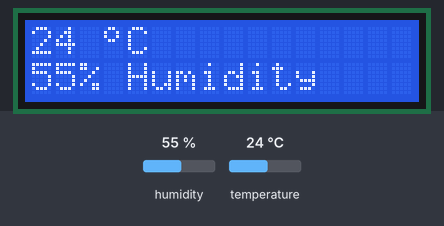
Recording of a sketch running on a simulated Arduino Uno, built with avr-gcc and run on an emulated ATmega328P. On the bench: 16×2 character LCD. The inputs (shaded band) are chosen by the test bench; at power-on: humidity 55 %, temperature 24 °C.

Above: at 5.2 s.
5.3 s: humidity set to 22 %
At 9.1 s:
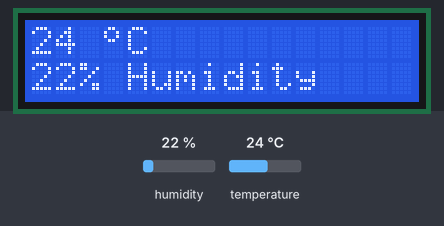
10.1 s: temperature set to 12 °C
At 12.5 s:
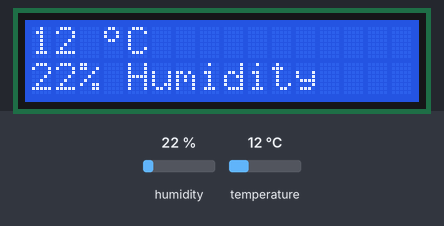
14.9 s: humidity set to 40 %
At 17.1 s:
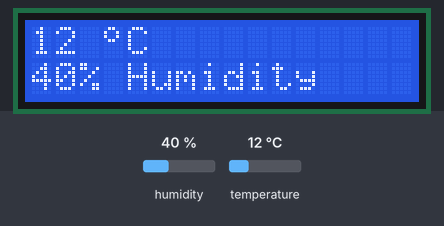
19.7 s: temperature set to 19 °C
At 21.7 s:
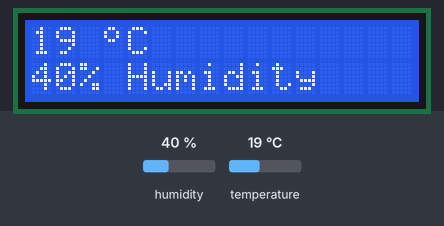
Timing chart, 0 to 23.2 s (numbered marks = the images above; inputs shaded):
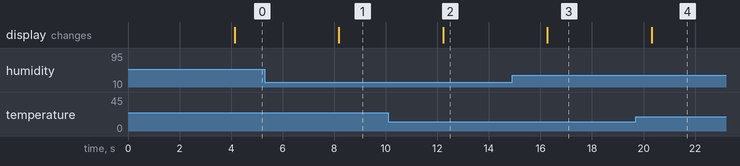

The sketch:

termometro_lcd_dht11.ino
```cpp
#include <Wire.h>
#include <LiquidCrystal_I2C.h>
#include <SimpleDHT.h>

// lcd library:
// https://bitbucket.org/fmalpartida/new-liquidcrystal
// wiring pin lcd:
// GND, VCC, SCL=A5, SDA=A4 (analogic pins)
// wiring pin DHT11:
// GND, VCC, DATA=D2 (digital pins)

#define I2C_ADDR 0x3F
#define BACKLIGHT_PIN 3
#define En_pin 2
#define Rw_pin 1
#define Rs_pin 0
#define D4_pin 4
#define D5_pin 5
#define D6_pin 6
#define D7_pin 7

#define DHTPIN 2 // define digital pin for DHT11 signal
SimpleDHT11 dht11;

LiquidCrystal_I2C lcd(I2C_ADDR,En_pin,Rw_pin,Rs_pin,D4_pin,D5_pin,D6_pin,D7_pin);

void setup() {
  lcd.begin(16,2);
  lcd.setBacklightPin(BACKLIGHT_PIN,POSITIVE);
  lcd.setBacklight(HIGH);

  byte deg[8] = {  // define "°" character
  0b01100,
  0b10010,
  0b10010,
  0b01100,
  0b00000,
  0b00000,
  0b00000,
  0b00000
};

  lcd.createChar(1, deg);

  lcd.home ();
  lcd.print("Waiting for");
  lcd.setCursor(0,1);
  lcd.print("DHT11 sensor");
  delay(4000); // waiting time for DHT11 startup
  lcd.clear();
}

void loop() {

  byte temp = 0;
  byte umid = 0;
  int err = SimpleDHTErrSuccess;  //checking DHT11 sensor
  if ((err = dht11.read(DHTPIN, &temp, &umid, NULL)) != SimpleDHTErrSuccess) {   // checking DHT11 sensor
    lcd.clear();
    lcd.setCursor(0,0);
    lcd.print("Read DHT11 failed, err=");
    lcd.setCursor(0,1);
    lcd.print(err);
    delay(1000);
    return;
  }

// code below is for printing results in °C and % humidity

  lcd.setCursor(0,0);
  lcd.print((int)temp); lcd.setCursor(3,0); lcd.write(1); lcd.setCursor(4,0); lcd.print("C");
  lcd.setCursor(0,1);
  lcd.print((int)umid); lcd.setCursor(2,1); lcd.print("% Humidity");

  // DHT11 sampling rate is 1HZ.
  delay(4000); // waiting time before new measurement; according to 1HZ sampling do not drop below 1000ms delay

}
```

Measured:
- after the input at 5.3 s, the display: changes after 2.9 s (image 1)
- after the input at 10.1 s, the display: changes after 2.1 s (image 2)
- after the input at 14.9 s, the display: changes after 1.4 s (image 3)
- after the input at 19.7 s, the display: changes after 0.61 s (image 4)
